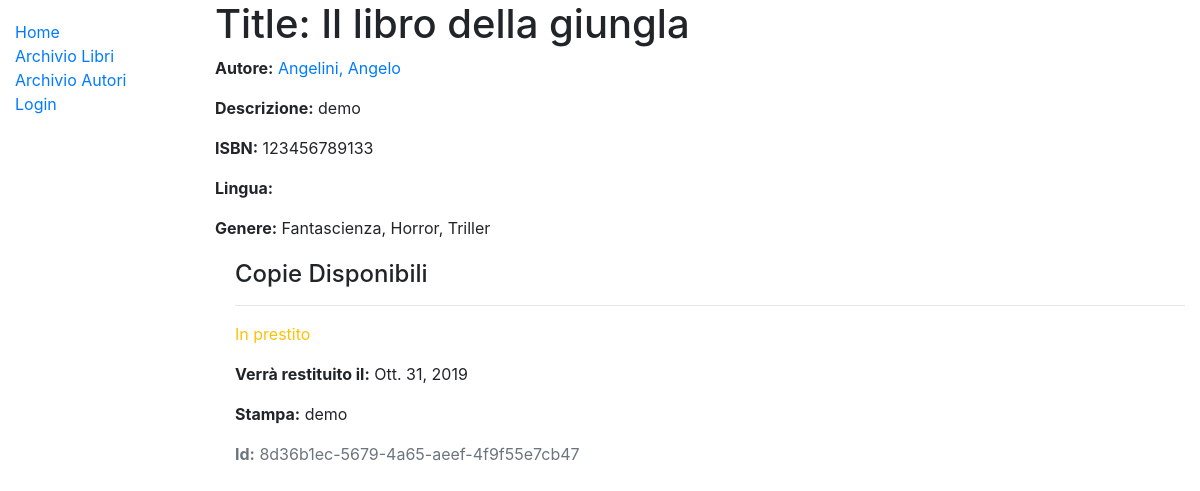
/catalog/book/2, run on the app's committed database.
### catalog/models.py (models this page shows, shortened)
class Book(models.Model):
    title = models.CharField(max_length=200)
    author = models.ForeignKey('Author', on_delete=models.SET_NULL, null=True)
    summary = models.TextField(max_length=1000, help_text='Enter a brief description of the book')
    isbn = models.CharField('ISBN', max_length=13, help_text='13 Character <a href="https://www.isbn-international.org/content/what-isbn">ISBN number</a>')
    genre = models.ManyToManyField(Genre, help_text='Select a genre for this book')
    def display_genre(self):
        """Create a string for the Genre. This is required to display genre in Admin."""
        return ', '.join(genre.name for genre in self.genre.all()[:3])
    display_genre.short_description = 'Genre'

class Author(models.Model):
    first_name = models.CharField(max_length=100)
    last_name = models.CharField(max_length=100)
    date_of_birth = models.DateField(null=True, blank=True)
    date_of_death = models.DateField('Died', null=True, blank=True)
    class Meta:
        ordering = ['last_name', 'first_name']
    def get_absolute_url(self):
        return reverse('author-detail', args=[str(self.id)])
    def __str__(self):
        return f'{self.last_name}, {self.first_name}'

class Genre(models.Model):
    name = models.CharField(max_length=200, help_text='Enter a book genre (e.g. Science Fiction)')
    def __str__(self):
        return self.name

class BookInstance(models.Model):
    id = models.UUIDField(primary_key=True, default=uuid.uuid4, help_text='Unique ID for this particular book across whole library')
    book = models.ForeignKey('Book', on_delete=models.SET_NULL, null=True)
    imprint = models.CharField(max_length=200)
    due_back = models.DateField(null=True, blank=True)
    LOAN_STATUS = (
        ('m', 'Manutenzione'),
        ('o', 'In prestito'),
        ('a', 'Disponibile'),
        ('r', 'Riservato'),
    )
    status = models.CharField(
        max_length=1,
        choices=LOAN_STATUS,
        blank=True,
        default='m',
        help_text='Book availability',
    )
    class Meta:
        ordering = ['due_back']

### catalog/views.py (the view)
# urls.py: path('book/<int:pk>', views.BookDetailView.as_view(), name='book-detail'),
class BookDetailView(generic.DetailView):
    model = Book

### catalog/templates/catalog/book_detail.html
{% extends "base_generic.html" %}
{% block content %}
  <h1>Title: {{ book.title }}</h1>
  <p><strong>Autore:</strong> <a href="{{book.author.get_absolute_url}}">{{ book.author }}</a></p>
  <p><strong>Descrizione:</strong> {{ book.summary }}</p>
  <p><strong>ISBN:</strong> {{ book.isbn }}</p>
  <p><strong>Lingua:</strong> {{ book.language }}</p>
  <p><strong>Genere:</strong> {% for genre in book.genre.all %} {{ genre }}{% if not forloop.last %}, {% endif %}{% endfor %}</p>
  <div style="margin-left:20px;margin-top:20px">
    <h4>Copie Disponibili</h4>
    {% for copy in book.bookinstance_set.all %}
      <hr>
      <p class="
        {% if copy.status == 'a' %}
          text-success
        {% elif copy.status == 'm' %}
          text-danger
        {% else %}
          text-warning
        {% endif %}">
        {{ copy.get_status_display }}
      </p>
      {% if copy.status != 'a' %}
        <p><strong>Verrà restituito il:</strong> {{ copy.due_back }}</p>
      {% endif %}
      <p><strong>Stampa:</strong> {{ copy.imprint }}</p>
      <p class="text-muted"><strong>Id:</strong> {{ copy.id }}</p>
    {% endfor %}
  </div>
{% endblock %}

### data on the page
Book: title "Il libro della giungla", author "Angelini, Angelo", summary "demo", isbn "123456789133"
Genre: name "Fantascienza"
Genre: name "Horror"
Genre: name "Triller"
BookInstance: status "In prestito", due_back "Ott. 31, 2019", imprint "demo", id "8d36b1ec-5679-4a65-aeef-4f9f55e7cb47"
